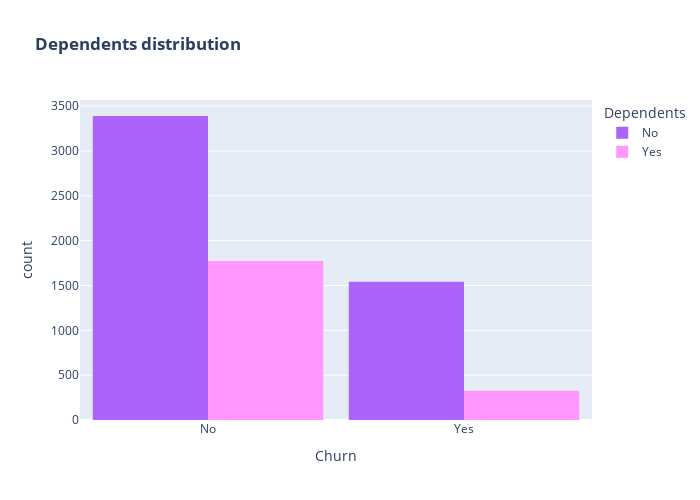

Here is the notebook cell this chart was saved with:
### Code cell
color_map = {"Yes": "#FF97FF", "No": "#AB63FA"}
fig = px.histogram(data, x="Churn", color="Dependents", barmode="group", title="<b>Dependents distribution</b>", color_discrete_map=color_map)
fig.update_layout(width=700, height=500, bargap=0.1)
fig.show()

### Figure 1 — Plotly figure (JSON) as saved in the notebook; plotly's stock layout.template omitted (floating-point values rounded to 4 significant figures; data arrays with more than 128 entries replaced by an {"elided": "..."} marker saying what was removed)
{"data": [{"alignmentgroup": "True", "bingroup": "x", "hovertemplate": "Dependents=No<br>Churn=%{x}<br>count=%{y}<extra></extra>", "legendgroup": "No", "marker": {"color": "#AB63FA", "pattern": {"shape": ""}}, "name": "No", "offsetgroup": "No", "orientation": "v", "showlegend": true, "type": "histogram", "x": {"elided": "4933 str values"}, "xaxis": "x", "yaxis": "y"}, {"alignmentgroup": "True", "bingroup": "x", "hovertemplate": "Dependents=Yes<br>Churn=%{x}<br>count=%{y}<extra></extra>", "legendgroup": "Yes", "marker": {"color": "#FF97FF", "pattern": {"shape": ""}}, "name": "Yes", "offsetgroup": "Yes", "orientation": "v", "showlegend": true, "type": "histogram", "x": {"elided": "2099 str values"}, "xaxis": "x", "yaxis": "y"}], "layout": {"bargap": 0.1, "barmode": "group", "height": 500, "legend": {"title": {"text": "Dependents"}, "tracegroupgap": 0}, "title": {"text": "<b>Dependents distribution</b>"}, "width": 700, "xaxis": {"anchor": "y", "domain": [0, 1], "title": {"text": "Churn"}}, "yaxis": {"anchor": "x", "domain": [0, 1], "title": {"text": "count"}}}}
